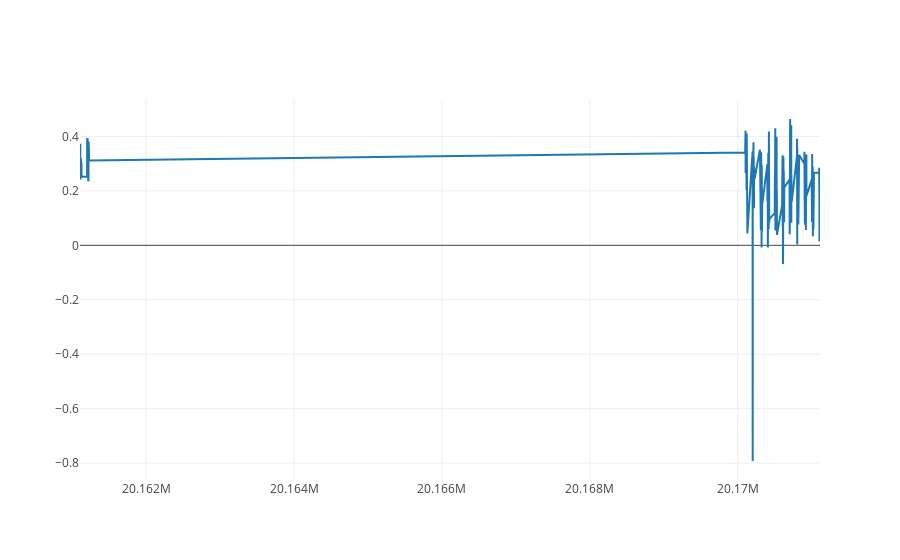

The cell this chart's notebook holds for it:
### Code cell
sent_trace = go.Scatter(x=data['Time'], y=data['Sentiment'], name= 'Sentiment')
py.iplot([sent_trace])

### Figure 1 — Plotly figure (JSON) as saved in the notebook; plotly's stock layout.template omitted (floating-point values rounded to 4 significant figures; data arrays with more than 128 entries replaced by an {"elided": "..."} marker saying what was removed)
{"data": [{"name": "Sentiment", "type": "scatter", "x": {"elided": "372 int values"}, "y": {"elided": "372 float values"}}], "layout": {}}
